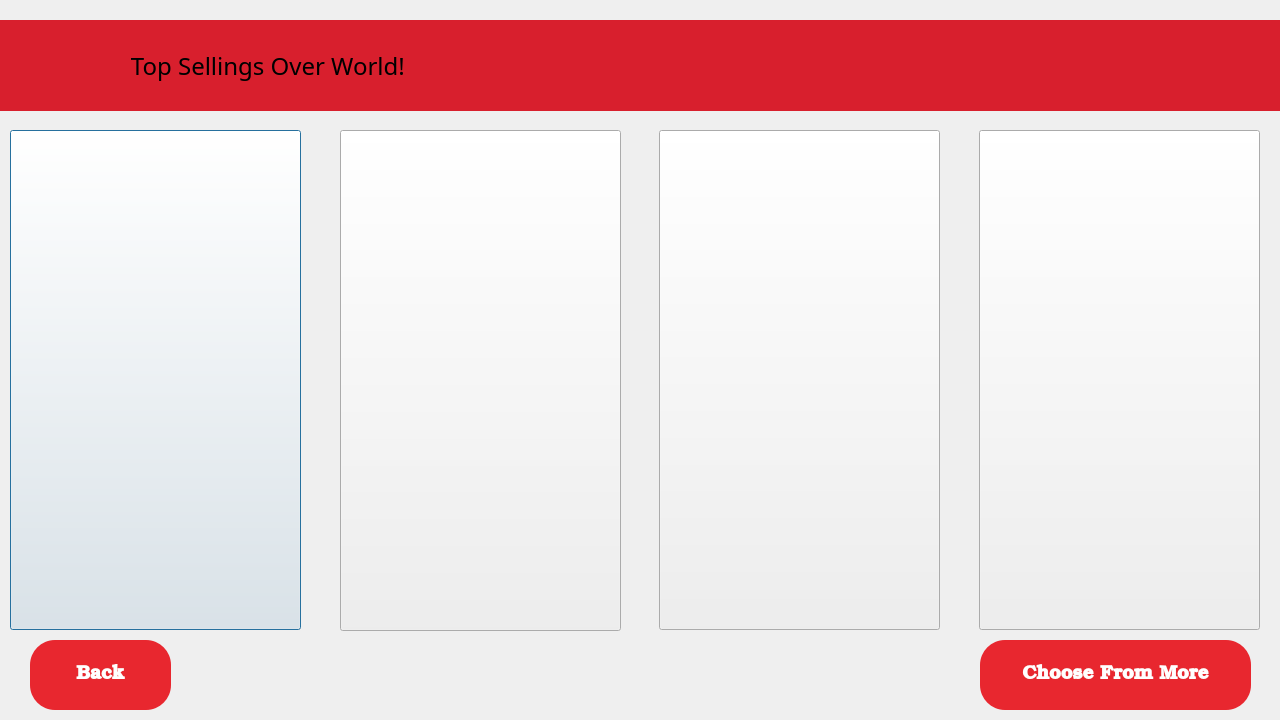
<?xml version="1.0" encoding="UTF-8"?>
<ui version="4.0">
 <class>win3</class>
 <widget class="QDialog" name="win3">
  <property name="geometry">
   <rect>
    <x>0</x>
    <y>0</y>
    <width>1280</width>
    <height>720</height>
   </rect>
  </property>
  <property name="windowTitle">
   <string>Dialog</string>
  </property>
  <widget class="QPushButton" name="pushButton">
   <property name="geometry">
    <rect>
     <x>10</x>
     <y>130</y>
     <width>291</width>
     <height>500</height>
    </rect>
   </property>
   <property name="cursor">
    <cursorShape>PointingHandCursor</cursorShape>
   </property>
   <property name="text">
    <string/>
   </property>
   <property name="icon">
    <iconset resource="images.qrc">
     <normaloff>:/new/prefix1/New folder/Screenshot 2021-07-06 232544.png</normaloff>:/new/prefix1/New folder/Screenshot 2021-07-06 232544.png</iconset>
   </property>
   <property name="iconSize">
    <size>
     <width>300</width>
     <height>500</height>
    </size>
   </property>
  </widget>
  <widget class="QPushButton" name="pushButton_2">
   <property name="geometry">
    <rect>
     <x>340</x>
     <y>130</y>
     <width>281</width>
     <height>501</height>
    </rect>
   </property>
   <property name="cursor">
    <cursorShape>PointingHandCursor</cursorShape>
   </property>
   <property name="text">
    <string/>
   </property>
   <property name="icon">
    <iconset resource="images.qrc">
     <normaloff>:/new/prefix1/New folder/Screenshot 2021-07-06 232650.png</normaloff>:/new/prefix1/New folder/Screenshot 2021-07-06 232650.png</iconset>
   </property>
   <property name="iconSize">
    <size>
     <width>300</width>
     <height>500</height>
    </size>
   </property>
   <property name="checkable">
    <bool>false</bool>
   </property>
   <property name="checked">
    <bool>false</bool>
   </property>
  </widget>
  <widget class="QPushButton" name="pushButton_3">
   <property name="geometry">
    <rect>
     <x>659</x>
     <y>130</y>
     <width>281</width>
     <height>500</height>
    </rect>
   </property>
   <property name="cursor">
    <cursorShape>PointingHandCursor</cursorShape>
   </property>
   <property name="text">
    <string/>
   </property>
   <property name="icon">
    <iconset resource="images.qrc">
     <normaloff>:/new/prefix1/New folder/Screenshot 2021-07-06 232709.png</normaloff>:/new/prefix1/New folder/Screenshot 2021-07-06 232709.png</iconset>
   </property>
   <property name="iconSize">
    <size>
     <width>300</width>
     <height>500</height>
    </size>
   </property>
  </widget>
  <widget class="QPushButton" name="pushButton_4">
   <property name="geometry">
    <rect>
     <x>979</x>
     <y>130</y>
     <width>281</width>
     <height>500</height>
    </rect>
   </property>
   <property name="cursor">
    <cursorShape>PointingHandCursor</cursorShape>
   </property>
   <property name="text">
    <string/>
   </property>
   <property name="icon">
    <iconset resource="images.qrc">
     <normaloff>:/new/prefix1/New folder/Screenshot 2021-07-06 232722.png</normaloff>:/new/prefix1/New folder/Screenshot 2021-07-06 232722.png</iconset>
   </property>
   <property name="iconSize">
    <size>
     <width>300</width>
     <height>500</height>
    </size>
   </property>
  </widget>
  <widget class="QLabel" name="label_2">
   <property name="geometry">
    <rect>
     <x>0</x>
     <y>20</y>
     <width>1281</width>
     <height>91</height>
    </rect>
   </property>
   <property name="font">
    <font>
     <family>Forte</family>
     <pointsize>18</pointsize>
    </font>
   </property>
   <property name="styleSheet">
    <string notr="true">QLabel{
background: rgb(216, 31, 45)
}</string>
   </property>
   <property name="text">
    <string>                     Top Sellings Over World!</string>
   </property>
   <property name="scaledContents">
    <bool>true</bool>
   </property>
   <property name="wordWrap">
    <bool>true</bool>
   </property>
   <property name="indent">
    <number>0</number>
   </property>
  </widget>
  <widget class="QLabel" name="label">
   <property name="geometry">
    <rect>
     <x>0</x>
     <y>0</y>
     <width>1280</width>
     <height>720</height>
    </rect>
   </property>
   <property name="text">
    <string/>
   </property>
   <property name="pixmap">
    <pixmap resource="images.qrc">:/new/prefix1/New folder/pexels-cottonbro-3944308.jpg</pixmap>
   </property>
   <property name="scaledContents">
    <bool>true</bool>
   </property>
  </widget>
  <widget class="QPushButton" name="pushButton_5">
   <property name="geometry">
    <rect>
     <x>980</x>
     <y>640</y>
     <width>271</width>
     <height>70</height>
    </rect>
   </property>
   <property name="font">
    <font>
     <family>Bookman Old Style</family>
     <pointsize>14</pointsize>
     <weight>75</weight>
     <bold>true</bold>
    </font>
   </property>
   <property name="cursor">
    <cursorShape>PointingHandCursor</cursorShape>
   </property>
   <property name="styleSheet">
    <string notr="true">QPushButton
{
  color: white;
  
	
	background-color: rgb(232, 39, 47);
  border-width: 10px;
  border-radius: 25px;
}</string>
   </property>
   <property name="text">
    <string>Choose From More</string>
   </property>
   <property name="icon">
    <iconset resource="images.qrc">
     <normaloff>:/new/prefix1/New folder/next (1).png</normaloff>:/new/prefix1/New folder/next (1).png</iconset>
   </property>
  </widget>
  <widget class="QPushButton" name="pushButton_6">
   <property name="geometry">
    <rect>
     <x>30</x>
     <y>640</y>
     <width>141</width>
     <height>70</height>
    </rect>
   </property>
   <property name="font">
    <font>
     <family>Bookman Old Style</family>
     <pointsize>14</pointsize>
     <weight>75</weight>
     <bold>true</bold>
    </font>
   </property>
   <property name="cursor">
    <cursorShape>PointingHandCursor</cursorShape>
   </property>
   <property name="styleSheet">
    <string notr="true">QPushButton
{
  color: white;
  
	
	background-color: rgb(232, 39, 47);
  border-width: 10px;
  border-radius: 25px;
}</string>
   </property>
   <property name="text">
    <string>Back</string>
   </property>
   <property name="icon">
    <iconset resource="images.qrc">
     <normaloff>:/new/prefix1/New folder/backmenu.png</normaloff>:/new/prefix1/New folder/backmenu.png</iconset>
   </property>
  </widget>
  <widget class="QLabel" name="label_3">
   <property name="geometry">
    <rect>
     <x>40</x>
     <y>23</y>
     <width>110</width>
     <height>81</height>
    </rect>
   </property>
   <property name="text">
    <string/>
   </property>
   <property name="pixmap">
    <pixmap resource="images.qrc">:/new/prefix1/New folder/Screenshot 2021-07-07 202453.png</pixmap>
   </property>
   <property name="scaledContents">
    <bool>true</bool>
   </property>
  </widget>
  <widget class="QPushButton" name="pushButton_7">
   <property name="geometry">
    <rect>
     <x>0</x>
     <y>25</y>
     <width>51</width>
     <height>81</height>
    </rect>
   </property>
   <property name="styleSheet">
    <string notr="true">QPushButton
{
  color: white;
  
	
	
	background-color: rgb(216, 31, 45);
  border-width: 10px;
  border-radius: 25px;
}</string>
   </property>
   <property name="text">
    <string/>
   </property>
   <property name="icon">
    <iconset resource="images.qrc">
     <normaloff>:/new/prefix1/New folder/backmenu.png</normaloff>:/new/prefix1/New folder/backmenu.png</iconset>
   </property>
   <property name="iconSize">
    <size>
     <width>30</width>
     <height>30</height>
    </size>
   </property>
  </widget>
  <zorder>label</zorder>
  <zorder>pushButton</zorder>
  <zorder>pushButton_2</zorder>
  <zorder>pushButton_3</zorder>
  <zorder>pushButton_4</zorder>
  <zorder>label_2</zorder>
  <zorder>pushButton_5</zorder>
  <zorder>pushButton_6</zorder>
  <zorder>label_3</zorder>
  <zorder>pushButton_7</zorder>
 </widget>
 <resources>
  <include location="images.qrc"/>
 </resources>
 <connections/>
</ui>
